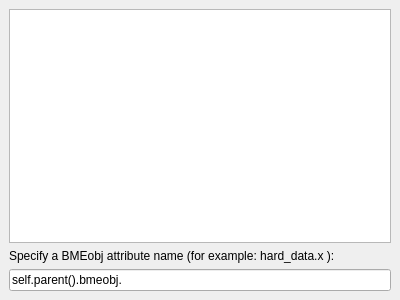
<?xml version="1.0" encoding="UTF-8"?>
<ui version="4.0">
 <class>DebugDockWgt</class>
 <widget class="QDockWidget" name="DebugDockWgt">
  <property name="geometry">
   <rect>
    <x>0</x>
    <y>0</y>
    <width>400</width>
    <height>300</height>
   </rect>
  </property>
  <property name="windowTitle">
   <string>Debug Window</string>
  </property>
  <widget class="QWidget" name="dockWidgetContents">
   <layout class="QVBoxLayout" name="verticalLayout">
    <item>
     <widget class="QPlainTextEdit" name="plainTextEdit_debug">
      <property name="sizePolicy">
       <sizepolicy hsizetype="Expanding" vsizetype="Expanding">
        <horstretch>0</horstretch>
        <verstretch>0</verstretch>
       </sizepolicy>
      </property>
      <property name="minimumSize">
       <size>
        <width>200</width>
        <height>100</height>
       </size>
      </property>
      <property name="readOnly">
       <bool>true</bool>
      </property>
     </widget>
    </item>
    <item>
     <widget class="QLabel" name="label">
      <property name="sizePolicy">
       <sizepolicy hsizetype="Preferred" vsizetype="Preferred">
        <horstretch>0</horstretch>
        <verstretch>0</verstretch>
       </sizepolicy>
      </property>
      <property name="font">
       <font>
        <pointsize>9</pointsize>
        <kerning>true</kerning>
       </font>
      </property>
      <property name="frameShape">
       <enum>QFrame::NoFrame</enum>
      </property>
      <property name="frameShadow">
       <enum>QFrame::Plain</enum>
      </property>
      <property name="lineWidth">
       <number>0</number>
      </property>
      <property name="text">
       <string>Specify a BMEobj attribute name (for example: hard_data.x ):</string>
      </property>
      <property name="alignment">
       <set>Qt::AlignLeading|Qt::AlignLeft|Qt::AlignVCenter</set>
      </property>
     </widget>
    </item>
    <item>
     <widget class="QLineEdit" name="lineEdit_debug">
      <property name="sizePolicy">
       <sizepolicy hsizetype="Preferred" vsizetype="Fixed">
        <horstretch>0</horstretch>
        <verstretch>0</verstretch>
       </sizepolicy>
      </property>
      <property name="minimumSize">
       <size>
        <width>0</width>
        <height>0</height>
       </size>
      </property>
      <property name="text">
       <string>self.parent().bmeobj.</string>
      </property>
     </widget>
    </item>
   </layout>
  </widget>
 </widget>
 <resources/>
 <connections/>
</ui>
